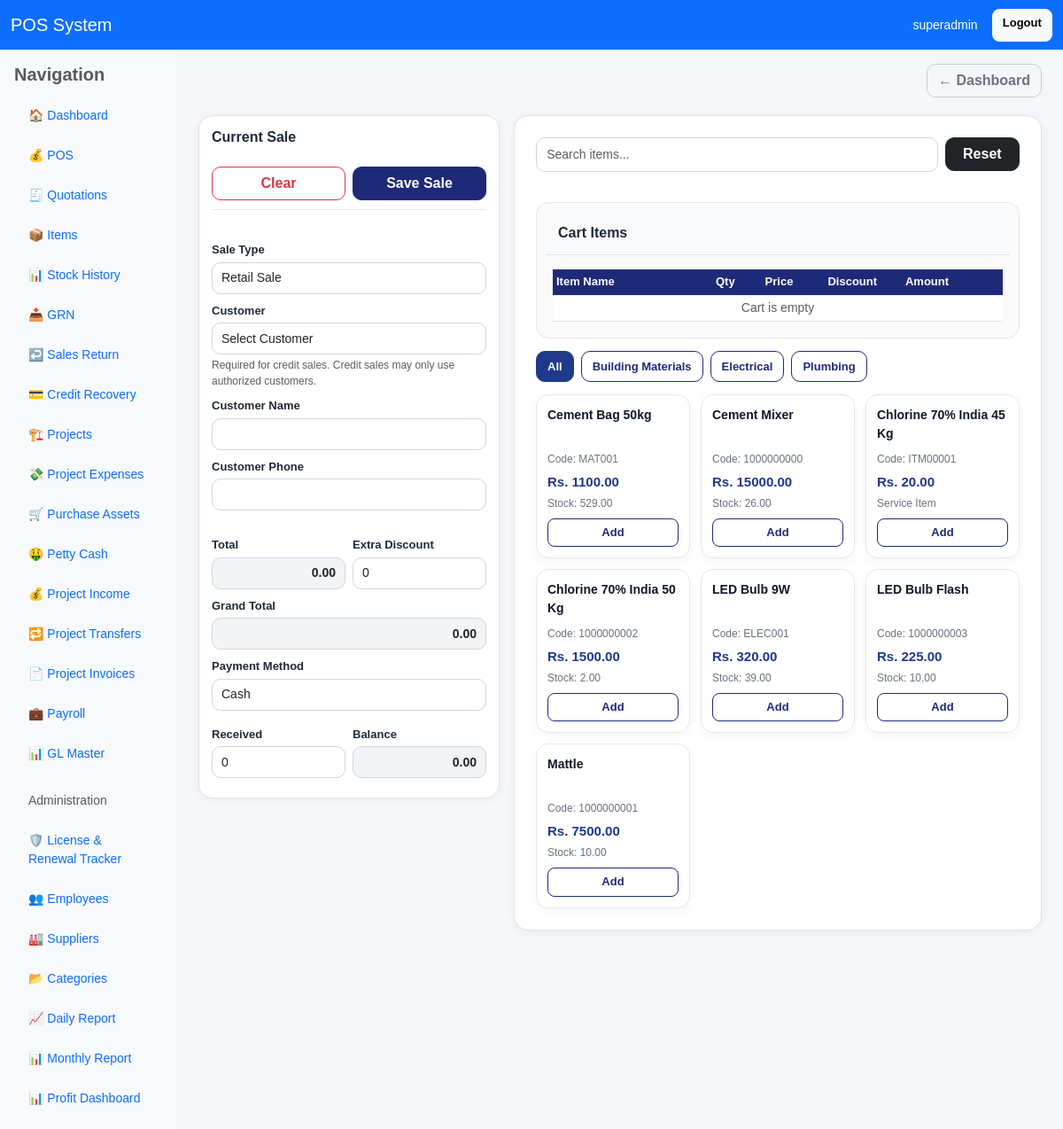
The app's page / (signed in) with its own data.
### pos/models.py (models this page shows, shortened)
class Category(models.Model):
    name = models.CharField(max_length=100, unique=True)
    description = models.TextField(blank=True, null=True)
    is_active = models.BooleanField(default=True)
    created_at = models.DateTimeField(auto_now_add=True)
    class Meta:
        ordering = ["name"]

class Item(models.Model):
    ITEM_TYPE_CHOICES = [
        ("retail", "Retail"),
        ("project", "Project"),
        ("service", "Service"),
    ]
    item_code = models.CharField(max_length=50, unique=True)
    name = models.CharField(max_length=255)
    category = models.ForeignKey(
        "Category",
        on_delete=models.SET_NULL,
        null=True,
        blank=True
    )
    supplier = models.ForeignKey(
        "Supplier",
        on_delete=models.SET_NULL,
        null=True,
        blank=True
    )
    unit = models.CharField(max_length=30, default="pcs")
    cost_price = models.DecimalField(max_digits=12, decimal_places=2, default=0)
    selling_price = models.DecimalField(max_digits=12, decimal_places=2, default=0)
    stock = models.DecimalField(max_digits=12, decimal_places=2, default=0)
    purchase_date = models.DateField(blank=True, null=True)
    item_type = models.CharField(max_length=20, choices=ITEM_TYPE_CHOICES, default="retail")
    is_service = models.BooleanField(default=False)
    allow_discount = models.BooleanField(default=True)
    max_discount_value = models.DecimalField(max_digits=12, decimal_places=2, default=0)
    reorder_level = models.DecimalField(max_digits=12, decimal_places=2, default=0)
    warranty_days = models.PositiveIntegerField(default=0)
    retail_gl_account = models.ForeignKey(
        "GLMaster",
        on_delete=models.SET_NULL,
        null=True,
        blank=True,
        related_name="retail_items"
    )
    cost_gl_account = models.ForeignKey(
        "GLMaster",
        on_delete=models.SET_NULL,
        null=True,
        blank=True,
        related_name="cost_items"
    )
    is_active = models.BooleanField(default=True)
    updated_by = models.ForeignKey(
        User,
        on_delete=models.SET_NULL,
        null=True,
        blank=True,
        related_name="updated_items"
    )
    created_at = models.DateTimeField(auto_now_add=True)
    class Meta:
        ordering = ["name"]

### pos/views.py (the view)
# urls.py: path('', views.pos_page, name='pos'),
@user_passes_test(can_use_pos)
def pos_page(request):
    query = request.GET.get("q", "").strip()
    items = Item.objects.filter(is_active=True).select_related("category").order_by("name")
    projects = Project.objects.filter(is_active=True).order_by("-id")
    categories = Category.objects.all().order_by("name")
    customers = Customer.objects.filter(is_active=True).order_by("name")
    if query:
        items = items.filter(
            Q(name__icontains=query) |
            Q(item_code__icontains=query) |
            Q(category__name__icontains=query)
        )
    return render(request, "pos/pos.html", {
        "items": items,
        "projects": projects,
        "categories": categories,
        "customers": customers,
        "query": query,
        "show_items": can_manage_items(request.user),
    })

### pos/views.py (called while the page is built)
def is_owner(user):
    return user.is_superuser or user.groups.filter(name__iexact="Owner").exists()

def can_use_pos(user):
    return is_owner(user) or is_cashier(user)

def can_manage_items(user):
    return is_owner(user) or is_manager(user) or is_clerk(user)

### pos/templates/pos/pos.html (shortened to what this page needs)
{% extends "base.html" %}
{% block content %}
<div class="pos-layout">
    <div class="pos-left-panel">
        <div class="card p-3 p-md-4 pos-panel-card">
            <div class="pos-panel-header">
                <h4 class="app-page-title mb-0">Current Sale</h4>
            </div>
            <div class="pos-sticky-actions">
                <button type="button" class="btn btn-outline-danger" onclick="clearCartAndForm()">
                    Clear
                </button>
                <button type="button" class="btn btn-primary" onclick="saveSale()">
                    Save Sale
                </button>
            </div>
            <div class="pos-form-area">
                <div class="mb-2">
                    <label class="form-label">Sale Type</label>
                    <select id="sale_type" class="form-select form-select-sm" onchange="toggleProjectField()">
                        <option value="retail">Retail Sale</option>
                    </select>
                </div>
                <div class="mb-2">
                    <label class="form-label">Customer</label>
                    <select id="customer_id" class="form-select form-select-sm" onchange="fillCustomerDetails()">
                        <option value="">Select Customer</option>
                    </select>
                    <small class="text-muted compact-note">Required for credit sales. Credit sales may only use authorized customers.</small>
                </div>
                <div class="mb-2">
                    <label class="form-label">Customer Name</label>
                    <input type="text" id="customer_name" class="form-control form-control-sm">
                </div>
                <div class="mb-2">
                    <label class="form-label">Customer Phone</label>
                    <input type="text" id="customer_phone" class="form-control form-control-sm">
                </div>
            </div>
            <div class="pos-summary-box">
                <div class="row g-2">
                    <div class="col-6">
                        <label class="form-label">Total</label>
                        <input type="text" id="total" class="form-control form-control-sm readonly-box text-money" value="0.00" readonly>
                    </div>
                    <div class="col-6">
                        <label class="form-label">Extra Discount</label>
                        <input type="number" step="0.01" id="discount" class="form-control form-control-sm" value="0" oninput="updateTotals()">
                    </div>
                </div>
                <div class="mt-2">
                    <label class="form-label">Grand Total</label>
                    <input type="text" id="grand_total" class="form-control form-control-sm readonly-box text-money" value="0.00" readonly>
                </div>
                <div class="mt-2">
                    <label class="form-label">Payment Method</label>
                    <select id="payment_method" class="form-select form-select-sm" onchange="togglePaymentFields()">
                        <option value="cash">Cash</option>
                    </select>
                </div>
                <div class="row g-2 mt-1" id="cash_fields">
                    <div class="col-6">
                        <label class="form-label">Received</label>
                        <input type="number" step="0.01" id="received" class="form-control form-control-sm" value="0" oninput="updateBalance()">
                    </div>
                    <div class="col-6">
                        <label class="form-label">Balance</label>
                        <input type="text" id="balance" class="form-control form-control-sm readonly-box text-money" value="0.00" readonly>
                    </div>
                </div>
            </div>
        </div>
    </div>
    <div class="pos-right-panel">
        <div class="card p-3 p-md-4 pos-right-card">
            <div class="row g-2 mb-3">
                <div class="col-md-10">
                    <input type="text" id="itemSearch" class="form-control" placeholder="Search items..." onkeyup="filterItems()">
                </div>
                <div class="col-md-2">
                    <button type="button" class="btn btn-dark w-100" onclick="resetItemFilters()">Reset</button>
                </div>
            </div>
            <div class="pos-cart-box">
                <div class="pos-cart-title">Cart Items</div>
                <div class="pos-cart-scroll">
                    <table class="table table-sm align-middle mb-0">
                        <thead>
                            <tr>
                                <th style="min-width:180px;">Item Name</th>
                                <th style="width:80px;">Qty</th>
                                <th style="width:100px;">Price</th>
                                <th style="width:110px;">Discount</th>
                                <th style="width:100px;">Amount</th>
                                <th style="width:60px;"></th>
                            </tr>
                        </thead>
                        <tbody id="cartBody">
                            <tr>
                                <td colspan="6" class="text-center text-muted">Cart is empty</td>
                            </tr>
                        </tbody>
                    </table>
                </div>
            </div>
            <div class="pos-category-bar">
                <button type="button" class="btn btn-primary btn-sm category-btn active" onclick="filterByCategory('all', this)">
                    All
                </button>
                {% for category in categories %}
                <button type="button"
                        class="btn btn-outline-primary btn-sm category-btn"
                        onclick="filterByCategory('{{ category.name|lower|escapejs }}', this)">
                    {{ category.name }}
                </button>
                {% endfor %}
            </div>
            <div class="pos-items-grid" id="itemsGrid">
                {% for item in items %}
                <div class="pos-item-card"
                     data-name="{{ item.name|lower }}"
                     data-code="{{ item.item_code|lower }}"
                     data-category="{% if item.category %}{{ item.category.name|lower }}{% else %}uncategorized{% endif %}">
                    <div class="pos-item-name">{{ item.name }}</div>
                    <div class="pos-item-meta">Code: {{ item.item_code }}</div>
                    <div class="pos-item-price">Rs. {{ item.selling_price }}</div>
                    <div class="pos-item-stock">
                        {% if item.is_service %}
                            Service Item
                        {% else %}
                            Stock: {{ item.stock }}
                        {% endif %}
                    </div>
                    {% if not item.is_service and item.stock <= 0 %}
                    <button type="button" class="btn btn-outline-danger btn-sm mt-2 w-100" disabled>
                        Out of Stock
                    </button>
                    {% else %}
                    <button type="button"
                            class="btn btn-outline-primary btn-sm mt-2 w-100 add-item-btn"
                            data-id="{{ item.id }}"
                            data-code="{{ item.item_code|escapejs }}"
                            data-name="{{ item.name|escapejs }}"
                            data-price="{{ item.selling_price }}"
                            data-maxdiscount="{{ item.max_discount_value|default:0 }}"
                            data-allowdiscount="{{ item.allow_discount|yesno:'true,false' }}"
                            data-stock="{{ item.stock|default:0 }}"
                            data-isservice="{{ item.is_service|yesno:'true,false' }}">
                        Add
                    </button>
                    {% endif %}
                </div>
                {% empty %}
                <div class="text-muted">No items found.</div>
                {% endfor %}
            </div>
        </div>
    </div>
</div>
{% endblock %}

### pos/templates/includes/navbar.html
<nav class="navbar navbar-expand-lg navbar-dark bg-primary">
    <div class="container-fluid">
        <a class="navbar-brand" href="{% url 'dashboard' %}">POS System</a>
        <div class="d-flex ms-auto">
            {% if request.user.is_authenticated %}
                <span class="navbar-text text-white me-3">
                    {{ request.user.username }}
                </span>
                <a href="{% url 'logout' %}" class="btn btn-light btn-sm">Logout</a>
            {% endif %}
        </div>
    </div>
</nav>

### pos/templates/pos/pos.html (style rules this page uses)
.pos-layout { display: grid; grid-template-columns: 340px 1fr; gap: 16px; align-items: start; }
.pos-panel-card, .pos-right-card { border-radius: 16px; border: 1px solid #dfe3ea; background: #ffffff; box-shadow: 0 2px 10px rgba(0, 0, 0, 0.04); }
.pos-panel-card { position: sticky; top: 10px; padding: 14px !important; }
.pos-panel-header { display: flex; align-items: center; justify-content: space-between; margin-bottom: 8px; }
.app-page-title { font-size: 16px; font-weight: 700; color: #1f2937; }
.pos-sticky-actions { display: grid; grid-template-columns: 1fr 1fr; gap: 8px; background: #fff; padding: 6px 0 10px 0; margin-bottom: 10px; border-bottom: 1px solid #e5e7eb; }
.pos-sticky-actions .btn { min-height: 38px; font-weight: 600; border-radius: 10px; padding: 6px 10px; }
.pos-form-area .form-label, .pos-summary-box .form-label { font-weight: 600; color: #1f2937; margin-bottom: 4px; font-size: 13px; }
.pos-form-area .mb-2, .pos-summary-box .mt-2, .pos-summary-box .mt-1 { margin-bottom: 8px !important; margin-top: 8px !important; }
.pos-form-area .form-control, .pos-form-area .form-select, .pos-summary-box .form-control, .pos-summary-box .form-select { min-height: 36px; padding: 6px 10px; font-size: 14px; border-radius: 10px; }
.readonly-box { background: #f3f4f6; }
.text-money { text-align: right; font-weight: 600; }
.compact-note { font-size: 12px; margin-top: 3px; display: block; }
.pos-cart-box { border: 1px solid #e5e7eb; border-radius: 14px; padding: 10px; margin-bottom: 14px; background: #fafafa; }
.pos-cart-title { font-size: 16px; font-weight: 700; margin-bottom: 8px; color: #1f2937; }
.pos-cart-scroll { max-height: 220px; overflow: auto; }
.pos-category-bar { display: flex; flex-wrap: wrap; gap: 8px; margin-bottom: 14px; }
.category-btn.active { background: #1e3a8a; color: #fff; border-color: #1e3a8a; }
.pos-items-grid { display: grid; grid-template-columns: repeat(auto-fill, minmax(170px, 1fr)); gap: 12px; }
.pos-item-card { border: 1px solid #e5e7eb; border-radius: 14px; padding: 12px; background: #fff; transition: 0.2s ease; }
.pos-item-name { font-size: 14px; font-weight: 700; color: #111827; margin-bottom: 3px; }
.pos-item-meta, .pos-item-stock { font-size: 12px; color: #6b7280; }
.pos-item-price { font-size: 15px; font-weight: 700; color: #1e3a8a; margin: 6px 0 3px; }

### records on screen
Category: name "Building Materials"
Category: name "Electrical"
Category: name "Plumbing"
Item: name "Cement Bag 50kg", item_code "MAT001", selling_price "1100.00", stock "529.00"
Item: name "Cement Mixer", item_code "1000000000", selling_price "15000.00", stock "26.00"
Item: name "Chlorine 70% India 45 Kg", item_code "ITM00001", selling_price "20.00", is_service "Service Item"
Item: name "Chlorine 70% India 50 Kg", item_code "1000000002", selling_price "1500.00", stock "2.00"
Item: name "LED Bulb 9W", item_code "ELEC001", selling_price "320.00", stock "39.00"
Item: name "LED Bulb Flash", item_code "1000000003", selling_price "225.00", stock "10.00"
Item: name "Mattle", item_code "1000000001", selling_price "7500.00", stock "10.00"

### other values on screen
{{ request.user.username }} "superadmin"
